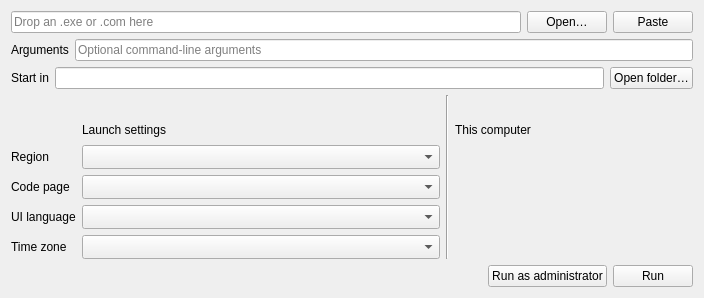
<?xml version="1.0" encoding="UTF-8"?>
<ui version="4.0">
 <class>Launcher</class>
 <widget class="QWidget" name="Launcher">
  <property name="geometry"><rect><x>0</x><y>0</y><width>704</width><height>298</height></rect></property>
  <property name="windowTitle"><string>Locale Launcher</string></property>
  <layout class="QVBoxLayout" name="main_layout">
   <item>
    <layout class="QHBoxLayout" name="target_row" stretch="1,0,0">
     <item>
      <widget class="QLineEdit" name="path">
       <property name="placeholderText"><string>Drop an .exe or .com here</string></property>
       <property name="accessibleName"><string>Target executable</string></property>
      </widget>
     </item>
     <item>
      <widget class="QPushButton" name="open_button">
       <property name="text"><string>Open…</string></property>
      </widget>
     </item>
     <item>
      <widget class="QPushButton" name="paste_button">
       <property name="text"><string>Paste</string></property>
      </widget>
     </item>
    </layout>
   </item>
   <item>
    <layout class="QHBoxLayout" name="arguments_row" stretch="0,1">
     <item>
      <widget class="QLabel" name="arguments_label">
       <property name="text"><string>Arguments</string></property>
       <property name="buddy"><cstring>arguments</cstring></property>
      </widget>
     </item>
     <item>
      <widget class="QLineEdit" name="arguments">
       <property name="placeholderText"><string>Optional command-line arguments</string></property>
       <property name="accessibleName"><string>Arguments</string></property>
      </widget>
     </item>
    </layout>
   </item>
   <item>
    <layout class="QHBoxLayout" name="directory_row" stretch="0,1,0">
     <item>
      <widget class="QLabel" name="directory_label">
       <property name="text"><string>Start in</string></property>
       <property name="buddy"><cstring>directory</cstring></property>
      </widget>
     </item>
     <item>
      <widget class="QLineEdit" name="directory">
       <property name="accessibleName"><string>Working directory</string></property>
      </widget>
     </item>
     <item>
      <widget class="QPushButton" name="folder_button">
       <property name="text"><string>Open folder…</string></property>
      </widget>
     </item>
    </layout>
   </item>
   <item>
    <layout class="QGridLayout" name="fields" columnstretch="0,3,0,2">
     <item row="1" column="1">
      <widget class="QLabel" name="launch_heading">
       <property name="text"><string>Launch settings</string></property>
      </widget>
     </item>
     <item row="1" column="3">
      <widget class="QLabel" name="host_heading">
       <property name="text"><string>This computer</string></property>
      </widget>
     </item>
     <item row="2" column="0">
      <widget class="QLabel" name="region_label">
       <property name="text"><string>Region</string></property>
       <property name="buddy"><cstring>region</cstring></property>
      </widget>
     </item>
     <item row="2" column="1">
      <widget class="NoWheelComboBox" name="region">
       <property name="accessibleName"><string>Region</string></property>
       <property name="sizeAdjustPolicy"><enum>QComboBox::SizeAdjustPolicy::AdjustToMinimumContentsLengthWithIcon</enum></property>
       <property name="minimumContentsLength"><number>27</number></property>
      </widget>
     </item>
     <item row="2" column="3">
      <widget class="QLabel" name="host_region">
       <property name="wordWrap"><bool>true</bool></property>
      </widget>
     </item>
     <item row="3" column="0">
      <widget class="QLabel" name="page_label">
       <property name="text"><string>Code page</string></property>
       <property name="buddy"><cstring>page</cstring></property>
      </widget>
     </item>
     <item row="3" column="1">
      <widget class="NoWheelComboBox" name="page">
       <property name="accessibleName"><string>Code page</string></property>
       <property name="sizeAdjustPolicy"><enum>QComboBox::SizeAdjustPolicy::AdjustToMinimumContentsLengthWithIcon</enum></property>
       <property name="minimumContentsLength"><number>27</number></property>
      </widget>
     </item>
     <item row="3" column="3">
      <widget class="QLabel" name="host_page">
       <property name="wordWrap"><bool>true</bool></property>
      </widget>
     </item>
     <item row="4" column="0">
      <widget class="QLabel" name="language_label">
       <property name="text"><string>UI language</string></property>
       <property name="buddy"><cstring>language</cstring></property>
      </widget>
     </item>
     <item row="4" column="1">
      <widget class="NoWheelComboBox" name="language">
       <property name="accessibleName"><string>UI language</string></property>
       <property name="sizeAdjustPolicy"><enum>QComboBox::SizeAdjustPolicy::AdjustToMinimumContentsLengthWithIcon</enum></property>
       <property name="minimumContentsLength"><number>27</number></property>
      </widget>
     </item>
     <item row="4" column="3">
      <widget class="QLabel" name="host_language">
       <property name="wordWrap"><bool>true</bool></property>
      </widget>
     </item>
     <item row="5" column="0">
      <widget class="QLabel" name="zone_label">
       <property name="text"><string>Time zone</string></property>
       <property name="buddy"><cstring>zone</cstring></property>
      </widget>
     </item>
     <item row="5" column="1">
      <widget class="NoWheelComboBox" name="zone">
       <property name="accessibleName"><string>Time zone</string></property>
       <property name="sizeAdjustPolicy"><enum>QComboBox::SizeAdjustPolicy::AdjustToMinimumContentsLengthWithIcon</enum></property>
       <property name="minimumContentsLength"><number>27</number></property>
      </widget>
     </item>
     <item row="5" column="3">
      <widget class="QLabel" name="host_zone">
       <property name="wordWrap"><bool>true</bool></property>
      </widget>
     </item>
     <item row="0" column="2" rowspan="6">
      <widget class="QFrame" name="divider">
       <property name="frameShape"><enum>QFrame::Shape::VLine</enum></property>
       <property name="frameShadow"><enum>QFrame::Shadow::Sunken</enum></property>
      </widget>
     </item>
    </layout>
   </item>
   <item>
    <layout class="QHBoxLayout" name="button_row">
     <item>
      <spacer name="button_spacer">
       <property name="orientation"><enum>Qt::Orientation::Horizontal</enum></property>
       <property name="sizeHint" stdset="0"><size><width>0</width><height>0</height></size></property>
      </spacer>
     </item>
     <item>
      <widget class="QPushButton" name="admin_button">
       <property name="text"><string>Run as administrator</string></property>
      </widget>
     </item>
     <item>
      <widget class="QPushButton" name="run_button">
       <property name="text"><string>Run</string></property>
      </widget>
     </item>
    </layout>
   </item>
  </layout>
 </widget>
 <customwidgets>
  <customwidget>
   <class>NoWheelComboBox</class>
   <extends>QComboBox</extends>
   <header>utils.qt_widgets</header>
  </customwidget>
 </customwidgets>
 <resources/>
 <connections/>
</ui>
